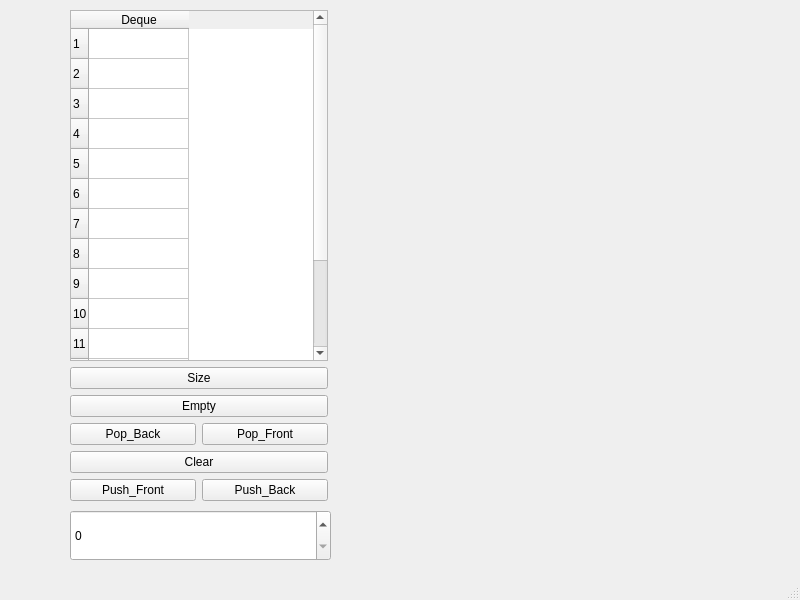
<?xml version="1.0" encoding="UTF-8"?>
<ui version="4.0">
 <class>MainWindow</class>
 <widget class="QMainWindow" name="MainWindow">
  <property name="geometry">
   <rect>
    <x>0</x>
    <y>0</y>
    <width>800</width>
    <height>600</height>
   </rect>
  </property>
  <property name="windowTitle">
   <string>MainWindow</string>
  </property>
  <widget class="QWidget" name="centralwidget">
   <widget class="QSpinBox" name="spinBox">
    <property name="geometry">
     <rect>
      <x>70</x>
      <y>510</y>
      <width>261</width>
      <height>51</height>
     </rect>
    </property>
   </widget>
   <widget class="QWidget" name="">
    <property name="geometry">
     <rect>
      <x>70</x>
      <y>10</y>
      <width>258</width>
      <height>491</height>
     </rect>
    </property>
    <layout class="QVBoxLayout" name="verticalLayout">
     <item>
      <widget class="QTableWidget" name="tableWidget">
       <row>
        <property name="text">
         <string>1</string>
        </property>
       </row>
       <row>
        <property name="text">
         <string>2</string>
        </property>
       </row>
       <row>
        <property name="text">
         <string>3</string>
        </property>
       </row>
       <row>
        <property name="text">
         <string>4</string>
        </property>
       </row>
       <row>
        <property name="text">
         <string>5</string>
        </property>
       </row>
       <row>
        <property name="text">
         <string>6</string>
        </property>
       </row>
       <row>
        <property name="text">
         <string>7</string>
        </property>
       </row>
       <row>
        <property name="text">
         <string>8</string>
        </property>
       </row>
       <row>
        <property name="text">
         <string>9</string>
        </property>
       </row>
       <row>
        <property name="text">
         <string>10</string>
        </property>
       </row>
       <row>
        <property name="text">
         <string>11</string>
        </property>
       </row>
       <row>
        <property name="text">
         <string>12</string>
        </property>
       </row>
       <row>
        <property name="text">
         <string>13</string>
        </property>
       </row>
       <row>
        <property name="text">
         <string>14</string>
        </property>
       </row>
       <row>
        <property name="text">
         <string>15</string>
        </property>
       </row>
       <column>
        <property name="text">
         <string>Deque</string>
        </property>
       </column>
      </widget>
     </item>
     <item>
      <widget class="QPushButton" name="SizePushButton">
       <property name="text">
        <string>Size</string>
       </property>
      </widget>
     </item>
     <item>
      <widget class="QPushButton" name="EmptyPushButton">
       <property name="text">
        <string>Empty</string>
       </property>
      </widget>
     </item>
     <item>
      <layout class="QHBoxLayout" name="horizontalLayout">
       <item>
        <widget class="QPushButton" name="PopBackPushButton">
         <property name="text">
          <string>Pop_Back</string>
         </property>
        </widget>
       </item>
       <item>
        <widget class="QPushButton" name="PopFrontPushButton">
         <property name="text">
          <string>Pop_Front</string>
         </property>
        </widget>
       </item>
      </layout>
     </item>
     <item>
      <widget class="QPushButton" name="ClearPushButton">
       <property name="text">
        <string>Clear</string>
       </property>
      </widget>
     </item>
     <item>
      <layout class="QHBoxLayout" name="horizontalLayout_2">
       <item>
        <widget class="QPushButton" name="Push_FrontPushButton">
         <property name="text">
          <string>Push_Front</string>
         </property>
        </widget>
       </item>
       <item>
        <widget class="QPushButton" name="Push_BackPushButton">
         <property name="text">
          <string>Push_Back</string>
         </property>
        </widget>
       </item>
      </layout>
     </item>
    </layout>
   </widget>
  </widget>
  <widget class="QMenuBar" name="menubar">
   <property name="geometry">
    <rect>
     <x>0</x>
     <y>0</y>
     <width>800</width>
     <height>17</height>
    </rect>
   </property>
  </widget>
  <widget class="QStatusBar" name="statusbar"/>
 </widget>
 <resources/>
 <connections/>
</ui>
